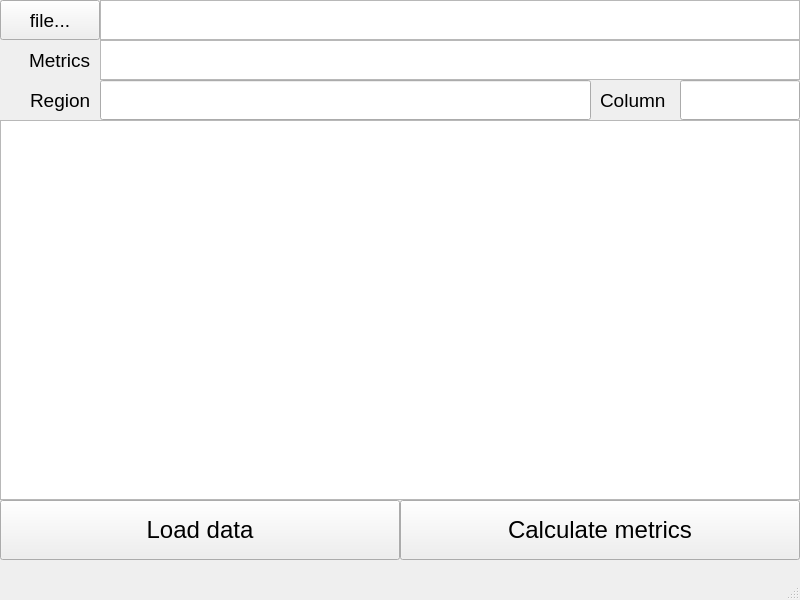
<?xml version="1.0" encoding="UTF-8"?>
<ui version="4.0">
 <class>MainWindow</class>
 <widget class="QMainWindow" name="MainWindow">
  <property name="geometry">
   <rect>
    <x>0</x>
    <y>0</y>
    <width>800</width>
    <height>600</height>
   </rect>
  </property>
  <property name="sizePolicy">
   <sizepolicy hsizetype="Fixed" vsizetype="Fixed">
    <horstretch>0</horstretch>
    <verstretch>0</verstretch>
   </sizepolicy>
  </property>
  <property name="minimumSize">
   <size>
    <width>800</width>
    <height>600</height>
   </size>
  </property>
  <property name="maximumSize">
   <size>
    <width>800</width>
    <height>600</height>
   </size>
  </property>
  <property name="windowTitle">
   <string>MainWindow</string>
  </property>
  <widget class="QWidget" name="centralwidget">
   <widget class="QPushButton" name="BtnBrowse">
    <property name="geometry">
     <rect>
      <x>0</x>
      <y>0</y>
      <width>100</width>
      <height>40</height>
     </rect>
    </property>
    <property name="font">
     <font>
      <pointsize>14</pointsize>
     </font>
    </property>
    <property name="text">
     <string>file...</string>
    </property>
   </widget>
   <widget class="QTableView" name="tableView">
    <property name="geometry">
     <rect>
      <x>0</x>
      <y>120</y>
      <width>800</width>
      <height>380</height>
     </rect>
    </property>
   </widget>
   <widget class="QPushButton" name="BtnLoad">
    <property name="geometry">
     <rect>
      <x>0</x>
      <y>500</y>
      <width>400</width>
      <height>60</height>
     </rect>
    </property>
    <property name="font">
     <font>
      <pointsize>18</pointsize>
     </font>
    </property>
    <property name="text">
     <string>Load data</string>
    </property>
   </widget>
   <widget class="QPushButton" name="BtnMetrics">
    <property name="geometry">
     <rect>
      <x>400</x>
      <y>500</y>
      <width>400</width>
      <height>60</height>
     </rect>
    </property>
    <property name="font">
     <font>
      <pointsize>18</pointsize>
     </font>
    </property>
    <property name="text">
     <string>Calculate metrics</string>
    </property>
   </widget>
   <widget class="QLabel" name="label_4">
    <property name="geometry">
     <rect>
      <x>29</x>
      <y>40</y>
      <width>71</width>
      <height>40</height>
     </rect>
    </property>
    <property name="font">
     <font>
      <pointsize>14</pointsize>
     </font>
    </property>
    <property name="layoutDirection">
     <enum>Qt::LeftToRight</enum>
    </property>
    <property name="text">
     <string>Metrics</string>
    </property>
   </widget>
   <widget class="QLabel" name="label_5">
    <property name="geometry">
     <rect>
      <x>30</x>
      <y>80</y>
      <width>70</width>
      <height>40</height>
     </rect>
    </property>
    <property name="font">
     <font>
      <pointsize>14</pointsize>
     </font>
    </property>
    <property name="text">
     <string>Region</string>
    </property>
   </widget>
   <widget class="QLabel" name="label_6">
    <property name="geometry">
     <rect>
      <x>600</x>
      <y>80</y>
      <width>71</width>
      <height>41</height>
     </rect>
    </property>
    <property name="font">
     <font>
      <pointsize>14</pointsize>
     </font>
    </property>
    <property name="text">
     <string>Column</string>
    </property>
   </widget>
   <widget class="QLineEdit" name="lineEdit_2">
    <property name="geometry">
     <rect>
      <x>680</x>
      <y>80</y>
      <width>120</width>
      <height>40</height>
     </rect>
    </property>
    <property name="font">
     <font>
      <pointsize>14</pointsize>
     </font>
    </property>
   </widget>
   <widget class="QTextBrowser" name="BrowserName">
    <property name="geometry">
     <rect>
      <x>100</x>
      <y>0</y>
      <width>700</width>
      <height>40</height>
     </rect>
    </property>
   </widget>
   <widget class="QTextBrowser" name="textBrowser_2">
    <property name="geometry">
     <rect>
      <x>100</x>
      <y>40</y>
      <width>700</width>
      <height>40</height>
     </rect>
    </property>
   </widget>
   <widget class="QLineEdit" name="LineEditRegion">
    <property name="geometry">
     <rect>
      <x>100</x>
      <y>80</y>
      <width>491</width>
      <height>40</height>
     </rect>
    </property>
    <property name="font">
     <font>
      <pointsize>14</pointsize>
     </font>
    </property>
   </widget>
  </widget>
  <widget class="QMenuBar" name="menubar">
   <property name="geometry">
    <rect>
     <x>0</x>
     <y>0</y>
     <width>800</width>
     <height>23</height>
    </rect>
   </property>
  </widget>
  <widget class="QStatusBar" name="statusbar"/>
 </widget>
 <resources/>
 <connections/>
</ui>
